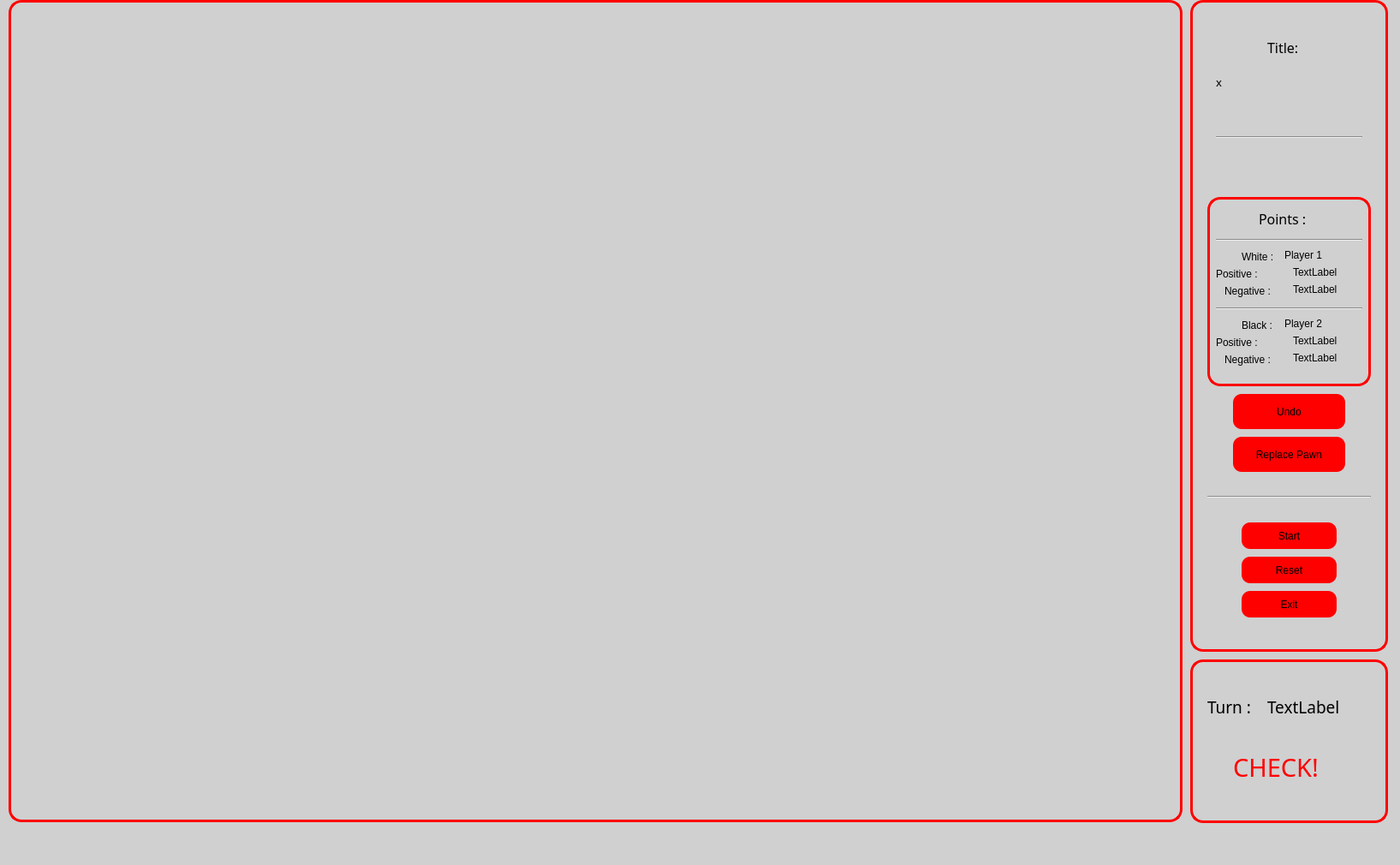
<?xml version="1.0" encoding="UTF-8"?>
<ui version="4.0">
 <class>Game</class>
 <widget class="QMainWindow" name="Game">
  <property name="geometry">
   <rect>
    <x>0</x>
    <y>0</y>
    <width>1635</width>
    <height>1010</height>
   </rect>
  </property>
  <property name="minimumSize">
   <size>
    <width>1635</width>
    <height>1010</height>
   </size>
  </property>
  <property name="maximumSize">
   <size>
    <width>1635</width>
    <height>1010</height>
   </size>
  </property>
  <property name="windowTitle">
   <string>Game</string>
  </property>
  <property name="styleSheet">
   <string notr="true">QWidget{
	background-color:  rgb(208, 208, 208);
}
QLineEdit {
	border : none;
}

QLabel {
qproperty-alignment: AlignRight;
}

QPushButton{
border-radius : 10px;
background : red;
}

QPushButton:pressed {
    background-color: rgb(224, 0, 0);
    border-style: inset;
}

QGroupBox {
border: 3px solid red;
border-color: red;
font-size: 14px;
border-radius: 15px;
}


</string>
  </property>
  <widget class="QWidget" name="centralwidget">
   <widget class="QGroupBox" name="groupBox">
    <property name="geometry">
     <rect>
      <x>1390</x>
      <y>0</y>
      <width>231</width>
      <height>761</height>
     </rect>
    </property>
    <property name="minimumSize">
     <size>
      <width>231</width>
      <height>761</height>
     </size>
    </property>
    <property name="maximumSize">
     <size>
      <width>231</width>
      <height>761</height>
     </size>
    </property>
    <property name="styleSheet">
     <string notr="true">Qlabel {
qproperty-alignment: AlignCenter;
}</string>
    </property>
    <property name="title">
     <string/>
    </property>
    <widget class="QLabel" name="label">
     <property name="geometry">
      <rect>
       <x>90</x>
       <y>40</y>
       <width>51</width>
       <height>31</height>
      </rect>
     </property>
     <property name="font">
      <font>
       <family>Bahnschrift Light</family>
       <pointsize>12</pointsize>
      </font>
     </property>
     <property name="styleSheet">
      <string notr="true">Qlabel {
text-align: Center;
}</string>
     </property>
     <property name="text">
      <string>Title:</string>
     </property>
    </widget>
    <widget class="QLabel" name="title">
     <property name="geometry">
      <rect>
       <x>30</x>
       <y>80</y>
       <width>171</width>
       <height>31</height>
      </rect>
     </property>
     <property name="font">
      <font>
       <family>Arial Rounded MT Bold</family>
       <pointsize>10</pointsize>
       <weight>50</weight>
       <bold>false</bold>
      </font>
     </property>
     <property name="styleSheet">
      <string notr="true">QLabel {
qproperty-alignment: AlignCenter;
}</string>
     </property>
     <property name="text">
      <string>x</string>
     </property>
    </widget>
    <widget class="Line" name="line">
     <property name="geometry">
      <rect>
       <x>30</x>
       <y>150</y>
       <width>171</width>
       <height>20</height>
      </rect>
     </property>
     <property name="orientation">
      <enum>Qt::Horizontal</enum>
     </property>
    </widget>
    <widget class="QPushButton" name="undoPushButton">
     <property name="geometry">
      <rect>
       <x>50</x>
       <y>460</y>
       <width>131</width>
       <height>41</height>
      </rect>
     </property>
     <property name="text">
      <string>Undo</string>
     </property>
    </widget>
    <widget class="Line" name="line_2">
     <property name="geometry">
      <rect>
       <x>20</x>
       <y>570</y>
       <width>191</width>
       <height>20</height>
      </rect>
     </property>
     <property name="orientation">
      <enum>Qt::Horizontal</enum>
     </property>
    </widget>
    <widget class="QPushButton" name="pushButton_4">
     <property name="geometry">
      <rect>
       <x>60</x>
       <y>690</y>
       <width>111</width>
       <height>31</height>
      </rect>
     </property>
     <property name="text">
      <string>Exit</string>
     </property>
    </widget>
    <widget class="QPushButton" name="startPushButton">
     <property name="geometry">
      <rect>
       <x>60</x>
       <y>610</y>
       <width>111</width>
       <height>31</height>
      </rect>
     </property>
     <property name="text">
      <string>Start</string>
     </property>
    </widget>
    <widget class="QPushButton" name="resetPushButton">
     <property name="geometry">
      <rect>
       <x>60</x>
       <y>650</y>
       <width>111</width>
       <height>31</height>
      </rect>
     </property>
     <property name="text">
      <string>Reset</string>
     </property>
    </widget>
    <widget class="QGroupBox" name="groupBox_2">
     <property name="geometry">
      <rect>
       <x>20</x>
       <y>230</y>
       <width>191</width>
       <height>221</height>
      </rect>
     </property>
     <property name="styleSheet">
      <string notr="true">QLabel {
qproperty-alignment: AlignRight;
}</string>
     </property>
     <property name="title">
      <string/>
     </property>
     <widget class="Line" name="line_4">
      <property name="geometry">
       <rect>
        <x>10</x>
        <y>120</y>
        <width>171</width>
        <height>20</height>
       </rect>
      </property>
      <property name="orientation">
       <enum>Qt::Horizontal</enum>
      </property>
     </widget>
     <widget class="Line" name="line_5">
      <property name="geometry">
       <rect>
        <x>10</x>
        <y>40</y>
        <width>171</width>
        <height>20</height>
       </rect>
      </property>
      <property name="orientation">
       <enum>Qt::Horizontal</enum>
      </property>
     </widget>
     <widget class="QLabel" name="label_3">
      <property name="geometry">
       <rect>
        <x>60</x>
        <y>10</y>
        <width>81</width>
        <height>31</height>
       </rect>
      </property>
      <property name="font">
       <font>
        <family>Bahnschrift Light</family>
        <pointsize>12</pointsize>
       </font>
      </property>
      <property name="styleSheet">
       <string notr="true">QLabel {
qproperty-alignment: AlignCenter;
}</string>
      </property>
      <property name="text">
       <string>Points :</string>
      </property>
     </widget>
     <widget class="QLabel" name="player_1">
      <property name="geometry">
       <rect>
        <x>90</x>
        <y>60</y>
        <width>55</width>
        <height>16</height>
       </rect>
      </property>
      <property name="text">
       <string>Player 1</string>
      </property>
     </widget>
     <widget class="QLabel" name="player_2">
      <property name="geometry">
       <rect>
        <x>90</x>
        <y>140</y>
        <width>55</width>
        <height>16</height>
       </rect>
      </property>
      <property name="text">
       <string>Player 2</string>
      </property>
     </widget>
     <widget class="QLabel" name="label_6">
      <property name="geometry">
       <rect>
        <x>10</x>
        <y>80</y>
        <width>71</width>
        <height>20</height>
       </rect>
      </property>
      <property name="text">
       <string>Positive :</string>
      </property>
     </widget>
     <widget class="QLabel" name="label_7">
      <property name="geometry">
       <rect>
        <x>20</x>
        <y>100</y>
        <width>61</width>
        <height>20</height>
       </rect>
      </property>
      <property name="text">
       <string>Negative :</string>
      </property>
     </widget>
     <widget class="QLabel" name="label_8">
      <property name="geometry">
       <rect>
        <x>10</x>
        <y>160</y>
        <width>71</width>
        <height>20</height>
       </rect>
      </property>
      <property name="styleSheet">
       <string notr="true">QLabel {
qproperty-alignment: AlignRight;
}</string>
      </property>
      <property name="text">
       <string>Positive :</string>
      </property>
     </widget>
     <widget class="QLabel" name="label_9">
      <property name="geometry">
       <rect>
        <x>20</x>
        <y>180</y>
        <width>61</width>
        <height>20</height>
       </rect>
      </property>
      <property name="text">
       <string>Negative :</string>
      </property>
     </widget>
     <widget class="QLabel" name="positive_2">
      <property name="geometry">
       <rect>
        <x>100</x>
        <y>160</y>
        <width>55</width>
        <height>16</height>
       </rect>
      </property>
      <property name="text">
       <string>TextLabel</string>
      </property>
     </widget>
     <widget class="QLabel" name="negative_2">
      <property name="geometry">
       <rect>
        <x>100</x>
        <y>180</y>
        <width>55</width>
        <height>16</height>
       </rect>
      </property>
      <property name="text">
       <string>TextLabel</string>
      </property>
     </widget>
     <widget class="QLabel" name="positive_1">
      <property name="geometry">
       <rect>
        <x>100</x>
        <y>80</y>
        <width>55</width>
        <height>16</height>
       </rect>
      </property>
      <property name="text">
       <string>TextLabel</string>
      </property>
     </widget>
     <widget class="QLabel" name="negative_1">
      <property name="geometry">
       <rect>
        <x>100</x>
        <y>100</y>
        <width>55</width>
        <height>16</height>
       </rect>
      </property>
      <property name="text">
       <string>TextLabel</string>
      </property>
     </widget>
     <widget class="QLabel" name="label_2">
      <property name="geometry">
       <rect>
        <x>40</x>
        <y>60</y>
        <width>41</width>
        <height>20</height>
       </rect>
      </property>
      <property name="text">
       <string>White :</string>
      </property>
     </widget>
     <widget class="QLabel" name="label_4">
      <property name="geometry">
       <rect>
        <x>40</x>
        <y>140</y>
        <width>41</width>
        <height>20</height>
       </rect>
      </property>
      <property name="text">
       <string>Black :</string>
      </property>
     </widget>
    </widget>
    <widget class="QPushButton" name="replacePawnPushButton">
     <property name="geometry">
      <rect>
       <x>50</x>
       <y>510</y>
       <width>131</width>
       <height>41</height>
      </rect>
     </property>
     <property name="text">
      <string>Replace Pawn</string>
     </property>
    </widget>
   </widget>
   <widget class="QGraphicsView" name="chessboardscene">
    <property name="geometry">
     <rect>
      <x>10</x>
      <y>0</y>
      <width>1371</width>
      <height>960</height>
     </rect>
    </property>
    <property name="minimumSize">
     <size>
      <width>1371</width>
      <height>960</height>
     </size>
    </property>
    <property name="maximumSize">
     <size>
      <width>1371</width>
      <height>960</height>
     </size>
    </property>
    <property name="styleSheet">
     <string notr="true">QGraphicsView {
border: 3px solid red;
border-color: red;
border-radius: 15px;
}</string>
    </property>
   </widget>
   <widget class="QGroupBox" name="groupBox_4">
    <property name="geometry">
     <rect>
      <x>1390</x>
      <y>770</y>
      <width>231</width>
      <height>191</height>
     </rect>
    </property>
    <property name="minimumSize">
     <size>
      <width>231</width>
      <height>191</height>
     </size>
    </property>
    <property name="maximumSize">
     <size>
      <width>231</width>
      <height>191</height>
     </size>
    </property>
    <property name="title">
     <string/>
    </property>
    <widget class="QLabel" name="turn">
     <property name="geometry">
      <rect>
       <x>90</x>
       <y>40</y>
       <width>101</width>
       <height>31</height>
      </rect>
     </property>
     <property name="font">
      <font>
       <family>Bahnschrift Light</family>
       <pointsize>14</pointsize>
      </font>
     </property>
     <property name="text">
      <string>TextLabel</string>
     </property>
    </widget>
    <widget class="QLabel" name="label_5">
     <property name="geometry">
      <rect>
       <x>20</x>
       <y>40</y>
       <width>61</width>
       <height>31</height>
      </rect>
     </property>
     <property name="font">
      <font>
       <family>Bahnschrift Light</family>
       <pointsize>14</pointsize>
      </font>
     </property>
     <property name="text">
      <string>Turn :</string>
     </property>
    </widget>
    <widget class="QLabel" name="check">
     <property name="enabled">
      <bool>false</bool>
     </property>
     <property name="geometry">
      <rect>
       <x>50</x>
       <y>100</y>
       <width>111</width>
       <height>51</height>
      </rect>
     </property>
     <property name="font">
      <font>
       <family>Bahnschrift</family>
       <pointsize>22</pointsize>
      </font>
     </property>
     <property name="styleSheet">
      <string notr="true">QLabel {
	color : red;
	text-align : center;
}</string>
     </property>
     <property name="text">
      <string>CHECK!</string>
     </property>
    </widget>
   </widget>
  </widget>
  <widget class="QMenuBar" name="menubar">
   <property name="geometry">
    <rect>
     <x>0</x>
     <y>0</y>
     <width>1635</width>
     <height>26</height>
    </rect>
   </property>
  </widget>
  <widget class="QStatusBar" name="statusbar"/>
 </widget>
 <resources/>
 <connections>
  <connection>
   <sender>pushButton_4</sender>
   <signal>clicked()</signal>
   <receiver>Game</receiver>
   <slot>close()</slot>
   <hints>
    <hint type="sourcelabel">
     <x>138</x>
     <y>589</y>
    </hint>
    <hint type="destinationlabel">
     <x>265</x>
     <y>415</y>
    </hint>
   </hints>
  </connection>
 </connections>
</ui>
